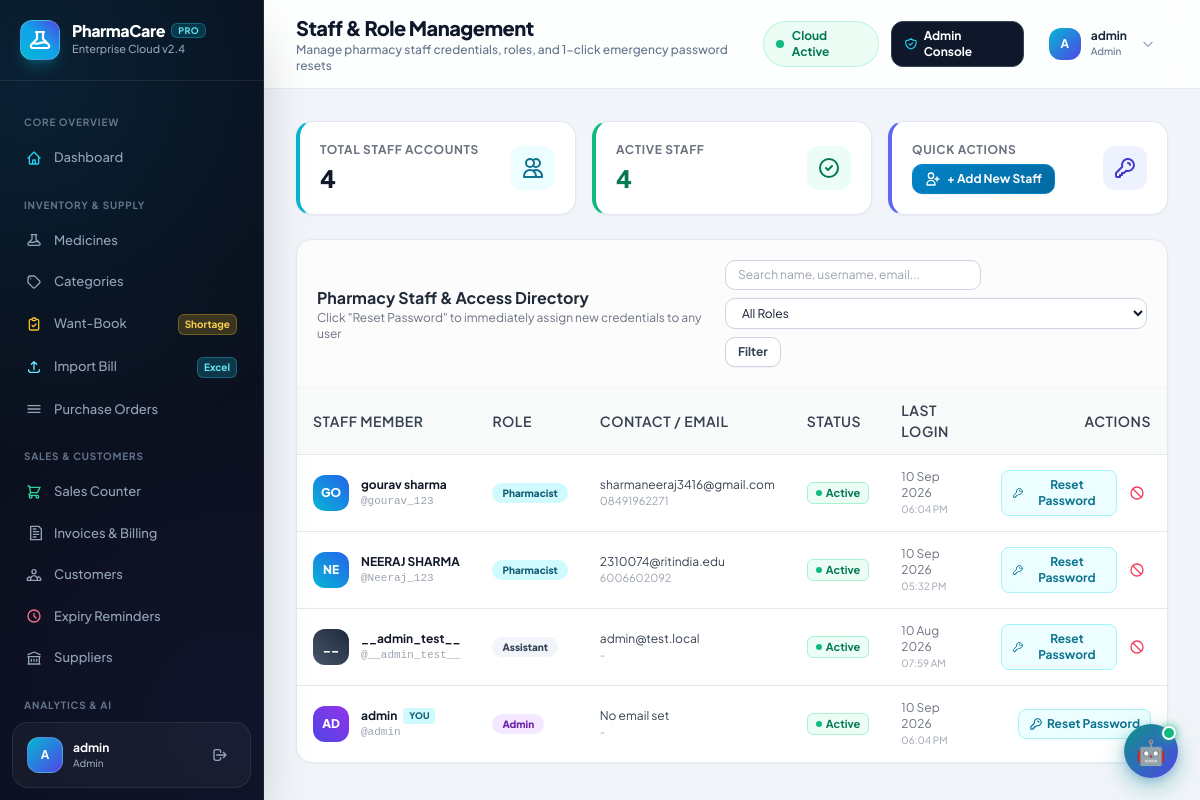
Before: /staff-management/ (signed in) with the older database file.
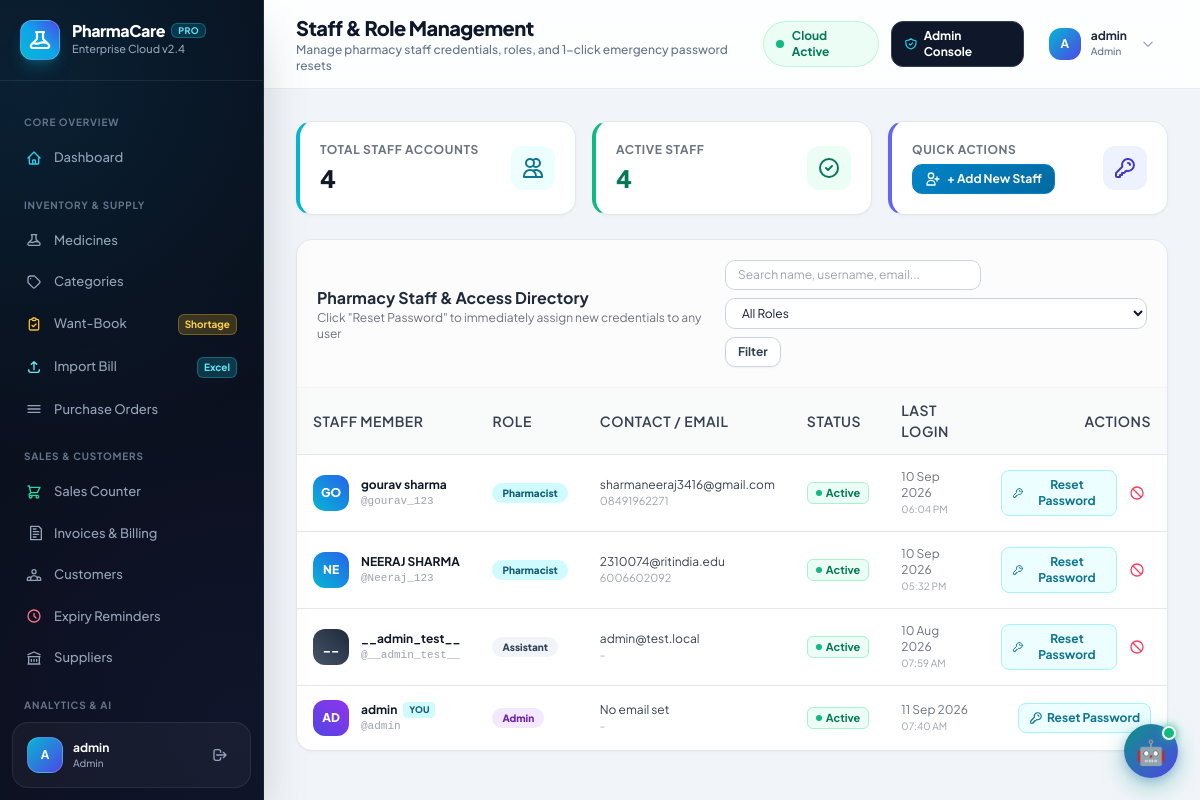
After: the same page with the newer database file.
### MediApp/models.py (models this page shows, shortened)
class User(AbstractUser):
    ROLE_CHOICES = [
        ('admin', 'Admin'),
        ('pharmacist', 'Pharmacist'),
        ('assistant', 'Assistant'),
    ]
    role = models.CharField(max_length=20, choices=ROLE_CHOICES, default='assistant')
    contact_number = models.CharField(max_length=15, blank=True)

### MediApp/views.py (the view, shortened to what this page needs)
# urls.py: path('staff-management/', views.staff_user_management_view, name='staff_management'),
@login_required
@admin_required
def staff_user_management_view(request):
    search_q = request.GET.get('q', '').strip()
    role_filter = request.GET.get('role', '').strip()
    users_qs = User.objects.all().order_by('-date_joined')
    if role_filter:
        users_qs = users_qs.filter(role=role_filter)
    paginator = Paginator(users_qs, 15)
    page_number = request.GET.get('page')
    try:
        users_page = paginator.page(page_number)
    except PageNotAnInteger:
        users_page = paginator.page(1)
    except EmptyPage:
        users_page = paginator.page(paginator.num_pages)
    context = {
        'users_page': users_page,
        'search_q': search_q,
        'role_filter': role_filter,
        'total_staff_count': User.objects.count(),
        'active_staff_count': User.objects.filter(is_active=True).count(),
    }
    return render(request, 'auth/staff_management.html', context)

### MediApp/templates/auth/staff_management.html (shortened to what the changed rows need)
{% extends 'base.html' %}
{% load static %}
{% block page_title %}Staff &amp; Role Management{% endblock %}
{% block content %}
<div class="space-y-6">
    <div class="card overflow-hidden">
        <div class="overflow-x-auto">
            <table class="w-full text-left border-collapse">
                <thead>
                    <tr class="border-b border-gray-200 bg-gray-50/80 text-[11px] font-extrabold uppercase tracking-wider text-gray-500">
                        <th class="py-3 px-4">Staff Member</th>
                        <th class="py-3 px-4">Role</th>
                        <th class="py-3 px-4">Contact / Email</th>
                        <th class="py-3 px-4">Status</th>
                        <th class="py-3 px-4">Last Login</th>
                        <th class="py-3 px-4 text-right">Actions</th>
                    </tr>
                </thead>
                <tbody class="divide-y divide-gray-100 text-xs">
                    {% for u in users_page %}
                    <tr class="hover:bg-slate-50/80 transition">
                        <td class="py-3.5 px-4">
                            <div class="flex items-center gap-3">
                                <div class="w-9 h-9 rounded-xl bg-gradient-to-tr {% if u.role == 'admin' %}from-indigo-600 to-purple-600 text-white{% elif u.role == 'pharmacist' %}from-cyan-500 to-blue-600 text-white{% else %}from-slate-600 to-slate-800 text-white{% endif %} flex items-center justify-center font-extrabold text-xs shadow-xs">
                                    {{ u.username|slice:":2"|upper }}
                                </div>
                                <div>
                                    <div class="font-bold text-gray-900 flex items-center gap-1.5">
                                        <span>{{ u.get_full_name|default:u.username }}</span>
                                        {% if u.id == request.user.id %}
                                        <span class="text-[9px] bg-cyan-100 text-cyan-800 font-extrabold px-1.5 py-0.2 rounded">YOU</span>
                                        {% endif %}
                                    </div>
                                    <p class="text-[11px] text-gray-400 font-mono">@{{ u.username }}</p>
                                </div>
                            </div>
                        </td>
                        <td class="py-3.5 px-4">
                            <span class="inline-flex items-center px-2.5 py-0.5 rounded-full text-[10px] font-extrabold {% if u.role == 'admin' %}bg-purple-100 text-purple-800{% elif u.role == 'pharmacist' %}bg-cyan-100 text-cyan-800{% else %}bg-slate-100 text-slate-700{% endif %}">
                                {{ u.get_role_display }}
                            </span>
                        </td>
                        <td class="py-3.5 px-4">
                            <div class="text-gray-700">{{ u.email|default:'No email set' }}</div>
                            <div class="text-[11px] text-gray-400">{{ u.contact_number|default:'-' }}</div>
                        </td>
                        <td class="py-3.5 px-4">
                            {% if u.is_active %}
                            <span class="inline-flex items-center gap-1 px-2 py-0.5 rounded-md text-[11px] font-bold bg-emerald-50 text-emerald-700 border border-emerald-200">
                                <span class="w-1.5 h-1.5 rounded-full bg-emerald-500"></span> Active
                            </span>
                            {% else %}
                            <span class="inline-flex items-center gap-1 px-2 py-0.5 rounded-md text-[11px] font-bold bg-rose-50 text-rose-700 border border-rose-200">
                                <span class="w-1.5 h-1.5 rounded-full bg-rose-500"></span> Deactivated
                            </span>
                            {% endif %}
                        </td>
                        <td class="py-3.5 px-4 text-gray-500">
                            {% if u.last_login %}
                            <div>{{ u.last_login|date:"d M Y" }}</div>
                            <div class="text-[10px] text-gray-400">{{ u.last_login|time:"h:i A" }}</div>
                            {% else %}
                            <span class="text-gray-400 italic">Never</span>
                            {% endif %}
                        </td>
                        <td class="py-3.5 px-4 text-right">
                            <div class="inline-flex items-center gap-1.5">
                                <button
                                    type="button"
                                    onclick="openResetPasswordModal('{{ u.id }}', '{{ u.username|escapejs }}', '{{ u.get_role_display|escapejs }}')"
                                    class="px-2.5 py-1.5 rounded-lg bg-cyan-50 hover:bg-cyan-100 text-cyan-700 font-bold text-xs border border-cyan-200 flex items-center gap-1 transition shadow-2xs"
                                    title="Set new password for {{ u.username }}"
                                >
                                    <svg class="w-3.5 h-3.5" fill="none" stroke="currentColor" viewBox="0 0 24 24">
                                        <path stroke-linecap="round" stroke-linejoin="round" stroke-width="2" d="M15 7a2 2 0 012 2m4 0a6 6 0 01-7.743 5.743L11 17H9v2H7v2H4a1 1 0 01-1-1v-2.586a1 1 0 01.293-.707l5.964-5.964A6 6 0 1121 9z"/>
                                    </svg>
                                    <span>Reset Password</span>
                                </button>
                            </div>
                        </td>
                    </tr>
                    {% empty %}
                    <tr>
                        <td colspan="6" class="text-center py-8 text-gray-400">
                            No staff accounts found matching your query.
                        </td>
                    </tr>
                    {% endfor %}
                </tbody>
            </table>
        </div>
    </div>
</div>
{% endblock %}

### MediApp/templates/base.html (shortened to what the changed rows need)
<!DOCTYPE html>
<html lang="en">
<head>
    <script src="https://cdn.tailwindcss.com"></script>
</head>
<body>
    <aside class="sidebar shadow-2xl" id="sidebar">
        <div class="p-5 border-b border-white/[0.08] flex items-center justify-between">
            <div class="flex items-center gap-3">
                <div>
                    <h1 class="text-base font-extrabold text-white tracking-tight leading-none flex items-center gap-1.5">
                        PharmaCare
                        <span class="text-[9px] font-bold bg-cyan-500/20 text-cyan-300 border border-cyan-400/30 px-1.5 py-0.5 rounded-md uppercase tracking-wider">PRO</span>
                    </h1>
                </div>
            </div>
        </div>
        <div class="p-3.5 mx-3 mb-3 bg-white/[0.04] border border-white/[0.08] rounded-2xl flex items-center justify-between">
            <div class="flex items-center gap-2.5 min-w-0">
                <div class="w-9 h-9 rounded-xl bg-gradient-to-br from-cyan-500 to-indigo-600 flex items-center justify-center text-white font-bold text-xs flex-shrink-0 shadow-sm border border-white/20">
                    {{ user.first_name.0|default:user.username.0|upper }}
                </div>
                <div class="min-w-0 flex-1">
                    <p class="text-xs font-bold text-white truncate">{{ user.get_full_name|default:user.username }}</p>
                    <p class="text-[10px] font-medium text-slate-400 truncate">{{ user.get_role_display|default:"User" }}</p>
                </div>
            </div>
        </div>
    </aside>
    <div class="main-content" id="mainContent">
        <header class="bg-white/85 backdrop-blur-md border-b border-slate-200/80 px-4 md:px-8 py-3.5 sticky top-0 z-40 transition-all">
            <div class="flex justify-between items-center">
                <div class="flex items-center gap-4">
                    <div>
                        <h2 class="text-lg md:text-xl font-extrabold text-slate-900 tracking-tight">{% block page_title %}Dashboard{% endblock %}</h2>
                    </div>
                </div>
                <div class="flex items-center gap-3">
                    <div class="user-dropdown relative">
                        <button onclick="toggleDropdown()"
                            class="flex items-center gap-2.5 px-3 py-1.5 rounded-xl hover:bg-slate-100 transition border border-transparent hover:border-slate-200">
                            <div class="w-8 h-8 rounded-xl bg-gradient-to-br from-cyan-500 to-indigo-600 flex items-center justify-center text-white font-bold text-xs shadow-xs">
                                {{ user.first_name.0|default:user.username.0|upper }}
                            </div>
                            <div class="text-left hidden md:block">
                                <p class="font-bold text-slate-800 text-xs leading-none">{{ user.get_full_name|default:user.username }}</p>
                                <p class="text-[10px] font-medium text-slate-500 mt-0.5">{{ user.get_role_display }}</p>
                            </div>
                            <svg class="w-3.5 h-3.5 text-slate-400 ml-1" fill="none" stroke="currentColor" viewBox="0 0 24 24">
                                <path stroke-linecap="round" stroke-linejoin="round" stroke-width="2" d="M19 9l-7 7-7-7" />
                            </svg>
                        </button>
                    </div>
                </div>
            </div>
        </header>
        <main class="flex-1 p-3.5 sm:p-5 md:p-8 transition-all">
            {% block content %}
            {% endblock %}
        </main>
    </div>
</body>
</html>

Changed rows visible on the page:
changed User "AD": last_login "10 Sep 2026" → "11 Sep 2026"; last_login "06:04 PM" → "07:40 AM"
